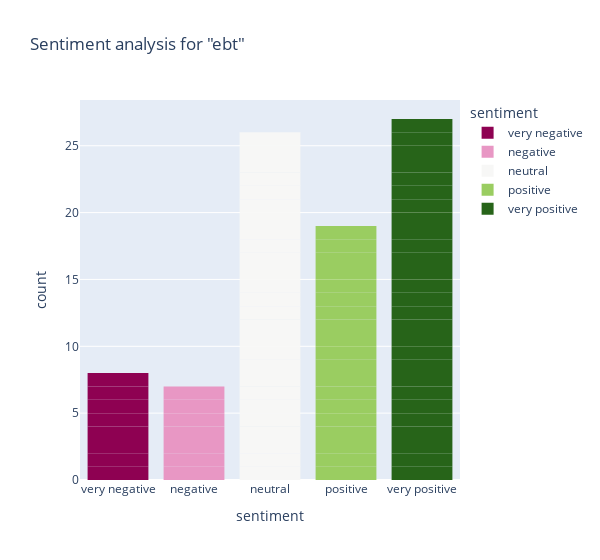

Source (notebook cell):
### Code cell
find_tweets(q='ebt',place='97229')

### Figure 1 — Plotly figure (JSON) as saved in the notebook; plotly's stock layout.template omitted (floating-point values rounded to 4 significant figures)
{"data": [{"alignmentgroup": "True", "hovertemplate": "sentiment=%{x}<br>count=%{y}<extra></extra>", "legendgroup": "very negative", "marker": {"color": "#8e0152", "line": {"width": 0}}, "name": "very negative", "offsetgroup": "very negative", "orientation": "v", "showlegend": true, "textposition": "auto", "type": "bar", "x": ["very negative", "very negative", "very negative", "very negative", "very negative", "very negative", "very negative", "very negative"], "xaxis": "x", "y": [1, 1, 1, 1, 1, 1, 1, 1], "yaxis": "y"}, {"alignmentgroup": "True", "hovertemplate": "sentiment=%{x}<br>count=%{y}<extra></extra>", "legendgroup": "negative", "marker": {"color": "#e897c4", "line": {"width": 0}}, "name": "negative", "offsetgroup": "negative", "orientation": "v", "showlegend": true, "textposition": "auto", "type": "bar", "x": ["negative", "negative", "negative", "negative", "negative", "negative", "negative"], "xaxis": "x", "y": [1, 1, 1, 1, 1, 1, 1], "yaxis": "y"}, {"alignmentgroup": "True", "hovertemplate": "sentiment=%{x}<br>count=%{y}<extra></extra>", "legendgroup": "neutral", "marker": {"color": "#f7f7f6", "line": {"width": 0}}, "name": "neutral", "offsetgroup": "neutral", "orientation": "v", "showlegend": true, "textposition": "auto", "type": "bar", "x": ["neutral", "neutral", "neutral", "neutral", "neutral", "neutral", "neutral", "neutral", "neutral", "neutral", "neutral", "neutral", "neutral", "neutral", "neutral", "neutral", "neutral", "neutral", "neutral", "neutral", "neutral", "neutral", "neutral", "neutral", "neutral", "neutral"], "xaxis": "x", "y": [1, 1, 1, 1, 1, 1, 1, 1, 1, 1, 1, 1, 1, 1, 1, 1, 1, 1, 1, 1, 1, 1, 1, 1, 1, 1], "yaxis": "y"}, {"alignmentgroup": "True", "hovertemplate": "sentiment=%{x}<br>count=%{y}<extra></extra>", "legendgroup": "positive", "marker": {"color": "#9acd61", "line": {"width": 0}}, "name": "positive", "offsetgroup": "positive", "orientation": "v", "showlegend": true, "textposition": "auto", "type": "bar", "x": ["positive", "positive", "positive", "positive", "positive", "positive", "positive", "positive", "positive", "positive", "positive", "positive", "positive", "positive", "positive", "positive", "positive", "positive", "positive"], "xaxis": "x", "y": [1, 1, 1, 1, 1, 1, 1, 1, 1, 1, 1, 1, 1, 1, 1, 1, 1, 1, 1], "yaxis": "y"}, {"alignmentgroup": "True", "hovertemplate": "sentiment=%{x}<br>count=%{y}<extra></extra>", "legendgroup": "very positive", "marker": {"color": "#276419", "line": {"width": 0}}, "name": "very positive", "offsetgroup": "very positive", "orientation": "v", "showlegend": true, "textposition": "auto", "type": "bar", "x": ["very positive", "very positive", "very positive", "very positive", "very positive", "very positive", "very positive", "very positive", "very positive", "very positive", "very positive", "very positive", "very positive", "very positive", "very positive", "very positive", "very positive", "very positive", "very positive", "very positive", "very positive", "very positive", "very positive", "very positive", "very positive", "very positive", "very positive"], "xaxis": "x", "y": [1, 1, 1, 1, 1, 1, 1, 1, 1, 1, 1, 1, 1, 1, 1, 1, 1, 1, 1, 1, 1, 1, 1, 1, 1, 1, 1], "yaxis": "y"}], "layout": {"barmode": "relative", "legend": {"title": {"text": "sentiment"}, "tracegroupgap": 0}, "title": {"text": "Sentiment analysis for \"ebt\""}, "width": 600, "xaxis": {"anchor": "y", "categoryarray": ["very negative", "negative", "neutral", "positive", "very positive"], "categoryorder": "array", "domain": [0, 1], "title": {"text": "sentiment"}}, "yaxis": {"anchor": "x", "domain": [0, 1], "title": {"text": "count"}}}}
